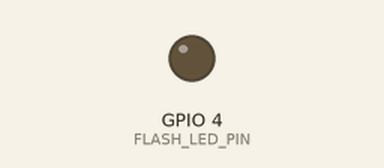
This sketch was run on a simulated ESP32. Shown: output pins drawn as LEDs (lit = HIGH). WiFi joins after 1.5 s; servers stay silent unless stated; uploads are accepted with an empty reply; the camera gives no picture; what the sketch prints to the serial monitor is not drawn.

Above: at 3.5 s.
At 5.09 s:
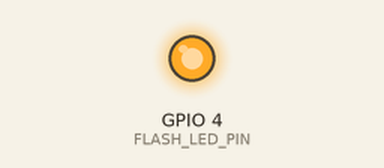
Timing chart, 0 to 9.0 s (numbered marks = the images above):
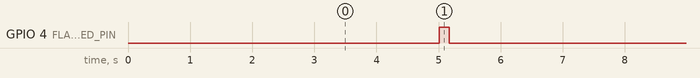

Measured:
- by itself, GPIO 4 (FLASH_LED_PIN): alternates HIGH for 0.16 s and LOW for 5.2 s

The sketch:

esp32_example.ino
```cpp
/*
 * Sistema de Reconhecimento Facial - ESP32 Camera
 *
 * Este código captura imagens periodicamente e envia para o servidor
 * de reconhecimento facial para processamento.
 *
 * Hardware necessário:
 * - ESP32-CAM ou ESP32 com módulo de câmera
 * - Conexão WiFi
 *
 * Configuração:
 * 1. Ajuste as credenciais WiFi
 * 2. Configure o endereço do servidor
 * 3. Ajuste o intervalo de captura conforme necessário
 */

#include <WiFi.h>
#include <HTTPClient.h>
#include "esp_camera.h"
#include "Arduino.h"
#include "FS.h"
#include "SD_MMC.h"
#include "soc/soc.h"
#include "soc/rtc_cntl_reg.h"
#include "driver/rtc_io.h"
#include <ArduinoJson.h>

// ===========================================
// CONFIGURAÇÕES - AJUSTE CONFORME NECESSÁRIO
// ===========================================

// Credenciais WiFi
const char* ssid = "SUA_REDE_WIFI";
const char* password = "SUA_SENHA_WIFI";

// Configurações do servidor
const char* serverURL = "http://192.168.1.100:5001/api/images";  // Ajuste o IP
const int serverPort = 5001;

// Configurações de captura
const int captureInterval = 5000;  // Intervalo entre capturas (ms)
const int maxRetries = 3;          // Máximo de tentativas de envio
const int wifiTimeout = 10000;     // Timeout para conexão WiFi (ms)

// ===========================================
// CONFIGURAÇÃO DA CÂMERA ESP32-CAM
// ===========================================

// Pinos para ESP32-CAM AI-Thinker
#define PWDN_GPIO_NUM     32
#define RESET_GPIO_NUM    -1
#define XCLK_GPIO_NUM      0
#define SIOD_GPIO_NUM     26
#define SIOC_GPIO_NUM     27
#define Y9_GPIO_NUM       35
#define Y8_GPIO_NUM       34
#define Y7_GPIO_NUM       39
#define Y6_GPIO_NUM       36
#define Y5_GPIO_NUM       21
#define Y4_GPIO_NUM       19
#define Y3_GPIO_NUM       18
#define Y2_GPIO_NUM        5
#define VSYNC_GPIO_NUM    25
#define HREF_GPIO_NUM     23
#define PCLK_GPIO_NUM     22

// LED Flash (opcional)
#define FLASH_LED_PIN 4

// ===========================================
// VARIÁVEIS GLOBAIS
// ===========================================

bool cameraInitialized = false;
unsigned long lastCaptureTime = 0;
int consecutiveErrors = 0;
const int maxConsecutiveErrors = 5;

// ===========================================
// FUNÇÕES DE CONFIGURAÇÃO
// ===========================================

void setup() {
  Serial.begin(115200);
  Serial.println("=== Sistema de Reconhecimento Facial ESP32 ===");

  // Desabilita brownout detector
  WRITE_PERI_REG(RTC_CNTL_BROWN_OUT_REG, 0);

  // Configura LED flash (opcional)
  pinMode(FLASH_LED_PIN, OUTPUT);
  digitalWrite(FLASH_LED_PIN, LOW);

  // Inicializa câmera
  if (initCamera()) {
    Serial.println("✓ Câmera inicializada com sucesso");
    cameraInitialized = true;
  } else {
    Serial.println("✗ Falha na inicialização da câmera");
    return;
  }

  // Conecta ao WiFi
  connectToWiFi();

  // Teste inicial de conectividade
  testServerConnection();

  Serial.println("=== Sistema pronto para capturar imagens ===");
}

bool initCamera() {
  camera_config_t config;
  config.ledc_channel = LEDC_CHANNEL_0;
  config.ledc_timer = LEDC_TIMER_0;
  config.pin_d0 = Y2_GPIO_NUM;
  config.pin_d1 = Y3_GPIO_NUM;
  config.pin_d2 = Y4_GPIO_NUM;
  config.pin_d3 = Y5_GPIO_NUM;
  config.pin_d4 = Y6_GPIO_NUM;
  config.pin_d5 = Y7_GPIO_NUM;
  config.pin_d6 = Y8_GPIO_NUM;
  config.pin_d7 = Y9_GPIO_NUM;
  config.pin_xclk = XCLK_GPIO_NUM;
  config.pin_pclk = PCLK_GPIO_NUM;
  config.pin_vsync = VSYNC_GPIO_NUM;
  config.pin_href = HREF_GPIO_NUM;
  config.pin_sscb_sda = SIOD_GPIO_NUM;
  config.pin_sscb_scl = SIOC_GPIO_NUM;
  config.pin_pwdn = PWDN_GPIO_NUM;
  config.pin_reset = RESET_GPIO_NUM;
  config.xclk_freq_hz = 20000000;
  config.pixel_format = PIXFORMAT_JPEG;

  // Configurações de qualidade baseadas na memória disponível
  if(psramFound()){
    config.frame_size = FRAMESIZE_VGA;    // 640x480
    config.jpeg_quality = 10;             // Qualidade alta (0-63, menor = melhor)
    config.fb_count = 2;
  } else {
    config.frame_size = FRAMESIZE_SVGA;   // 800x600
    config.jpeg_quality = 12;
    config.fb_count = 1;
  }

  // Inicializa a câmera
  esp_err_t err = esp_camera_init(&config);
  if (err != ESP_OK) {
    Serial.printf("Erro na inicialização da câmera: 0x%x\n", err);
    return false;
  }

  // Configurações adicionais do sensor
  sensor_t * s = esp_camera_sensor_get();
  if (s != NULL) {
    // Ajustes de imagem
    s->set_brightness(s, 0);     // -2 a 2
    s->set_contrast(s, 0);       // -2 a 2
    s->set_saturation(s, 0);     // -2 a 2
    s->set_special_effect(s, 0); // 0 a 6 (0=Normal)
    s->set_whitebal(s, 1);       // 0 = disable , 1 = enable
    s->set_awb_gain(s, 1);       // 0 = disable , 1 = enable
    s->set_wb_mode(s, 0);        // 0 a 4 - se awb_gain enabled (0 - Auto, 1 - Sunny, 2 - Cloudy, 3 - Office, 4 - Home)
    s->set_exposure_ctrl(s, 1);  // 0 = disable , 1 = enable
    s->set_aec2(s, 0);           // 0 = disable , 1 = enable
    s->set_ae_level(s, 0);       // -2 a 2
    s->set_aec_value(s, 300);    // 0 a 1200
    s->set_gain_ctrl(s, 1);      // 0 = disable , 1 = enable
    s->set_agc_gain(s, 0);       // 0 a 30
    s->set_gainceiling(s, (gainceiling_t)0);  // 0 a 6
    s->set_bpc(s, 0);            // 0 = disable , 1 = enable
    s->set_wpc(s, 1);            // 0 = disable , 1 = enable
    s->set_raw_gma(s, 1);        // 0 = disable , 1 = enable
    s->set_lenc(s, 1);           // 0 = disable , 1 = enable
    s->set_hmirror(s, 0);        // 0 = disable , 1 = enable
    s->set_vflip(s, 0);          // 0 = disable , 1 = enable
    s->set_dcw(s, 1);            // 0 = disable , 1 = enable
    s->set_colorbar(s, 0);       // 0 = disable , 1 = enable
  }

  return true;
}

void connectToWiFi() {
  Serial.println("Conectando ao WiFi...");
  WiFi.begin(ssid, password);

  unsigned long startTime = millis();
  while (WiFi.status() != WL_CONNECTED && millis() - startTime < wifiTimeout) {
    delay(500);
    Serial.print(".");
  }

  if (WiFi.status() == WL_CONNECTED) {
    Serial.println();
    Serial.println("✓ WiFi conectado!");
    Serial.print("IP: ");
    Serial.println(WiFi.localIP());
    Serial.print("Força do sinal: ");
    Serial.print(WiFi.RSSI());
    Serial.println(" dBm");
  } else {
    Serial.println();
    Serial.println("✗ Falha na conexão WiFi");
  }
}

void testServerConnection() {
  if (WiFi.status() != WL_CONNECTED) {
    Serial.println("WiFi não conectado, pulando teste do servidor");
    return;
  }

  Serial.println("Testando conexão com o servidor...");

  HTTPClient http;
  http.begin(String(serverURL).substring(0, String(serverURL).lastIndexOf('/')) + "/status");
  http.setTimeout(5000);

  int httpResponseCode = http.GET();

  if (httpResponseCode > 0) {
    String response = http.getString();
    Serial.println("✓ Servidor respondeu:");
    Serial.println(response);
  } else {
    Serial.printf("✗ Erro na conexão com servidor: %d\n", httpResponseCode);
  }

  http.end();
}

// ===========================================
// LOOP PRINCIPAL
// ===========================================

void loop() {
  // Verifica se é hora de capturar uma nova imagem
  if (millis() - lastCaptureTime >= captureInterval) {
    if (cameraInitialized && WiFi.status() == WL_CONNECTED) {
      captureAndSendImage();
    } else {
      handleConnectionIssues();
    }
    lastCaptureTime = millis();
  }

  // Pequeno delay para não sobrecarregar o processador
  delay(100);
}

// ===========================================
// FUNÇÕES DE CAPTURA E ENVIO
// ===========================================

void captureAndSendImage() {
  Serial.println("📸 Capturando imagem...");

  // Liga LED flash (opcional)
  digitalWrite(FLASH_LED_PIN, HIGH);
  delay(100);  // Pequeno delay para estabilizar a iluminação

  // Captura a imagem
  camera_fb_t * fb = esp_camera_fb_get();

  // Desliga LED flash
  digitalWrite(FLASH_LED_PIN, LOW);

  if (!fb) {
    Serial.println("✗ Falha na captura da imagem");
    consecutiveErrors++;
    return;
  }

  Serial.printf("📊 Imagem capturada: %d bytes\n", fb->len);

  // Envia para o servidor
  bool success = sendImageToServer(fb);

  if (success) {
    consecutiveErrors = 0;
    Serial.println("✓ Imagem enviada com sucesso");
  } else {
    consecutiveErrors++;
    Serial.println("✗ Falha no envio da imagem");
  }

  // Libera o buffer da câmera
  esp_camera_fb_return(fb);

  // Verifica se há muitos erros consecutivos
  if (consecutiveErrors >= maxConsecutiveErrors) {
    Serial.println("⚠️ Muitos erros consecutivos, reiniciando...");
    ESP.restart();
  }
}

bool sendImageToServer(camera_fb_t * fb) {
  HTTPClient http;
  http.begin(serverURL);
  http.setTimeout(15000);  // Timeout de 15 segundos

  // Cria boundary para multipart
  String boundary = "----WebKitFormBoundary7MA4YWxkTrZu0gW";
  String contentType = "multipart/form-data; boundary=" + boundary;
  http.addHeader("Content-Type", contentType);

  // Constrói o corpo da requisição
  String bodyStart = "--" + boundary + "\r\n";
  bodyStart += "Content-Disposition: form-data; name=\"image\"; filename=\"esp32_capture.jpg\"\r\n";
  bodyStart += "Content-Type: image/jpeg\r\n\r\n";

  String bodyEnd = "\r\n--" + boundary + "--\r\n";

  // Calcula tamanho total
  int totalLength = bodyStart.length() + fb->len + bodyEnd.length();

  // Cria buffer para o corpo completo
  uint8_t* postData = (uint8_t*)malloc(totalLength);
  if (!postData) {
    Serial.println("✗ Erro ao alocar memória para envio");
    http.end();
    return false;
  }

  // Monta o corpo da requisição
  memcpy(postData, bodyStart.c_str(), bodyStart.length());
  memcpy(postData + bodyStart.length(), fb->buf, fb->len);
  memcpy(postData + bodyStart.length() + fb->len, bodyEnd.c_str(), bodyEnd.length());

  // Envia a requisição
  int httpResponseCode = http.POST(postData, totalLength);

  // Libera memória
  free(postData);

  bool success = false;

  if (httpResponseCode > 0) {
    String response = http.getString();
    Serial.printf("📡 Resposta do servidor (%d):\n", httpResponseCode);

    // Parse da resposta JSON
    DynamicJsonDocument doc(1024);
    DeserializationError error = deserializeJson(doc, response);

    if (!error) {
      String status = doc["status"];
      String message = doc["message"];

      Serial.println("Status: " + status);
      Serial.println("Mensagem: " + message);

      if (status == "recognized") {
        String username = doc["user"]["username"];
        float confidence = doc["confidence"];
        Serial.printf("🎉 Usuário reconhecido: %s (%.2f%% confiança)\n",
                     username.c_str(), confidence * 100);
      } else if (status == "unknown") {
        Serial.println("👤 Face detectada mas usuário não reconhecido");
      } else if (status == "no_face") {
        Serial.println("😐 Nenhuma face detectada na imagem");
      }

      success = true;
    } else {
      Serial.println("Resposta: " + response);
      success = (httpResponseCode == 200);
    }
  } else {
    Serial.printf("✗ Erro HTTP: %d\n", httpResponseCode);

    // Códigos de erro específicos
    switch(httpResponseCode) {
      case -1:
        Serial.println("Erro de conexão");
        break;
      case -11:
        Serial.println("Timeout na requisição");
        break;
      default:
        Serial.println("Erro desconhecido");
    }
  }

  http.end();
  return success;
}

// ===========================================
// FUNÇÕES DE TRATAMENTO DE ERROS
// ===========================================

void handleConnectionIssues() {
  if (WiFi.status() != WL_CONNECTED) {
    Serial.println("⚠️ WiFi desconectado, tentando reconectar...");
    connectToWiFi();
  }

  if (!cameraInitialized) {
    Serial.println("⚠️ Câmera não inicializada, tentando reinicializar...");
    cameraInitialized = initCamera();
  }
}

// ===========================================
// FUNÇÕES AUXILIARES
// ===========================================

void printSystemInfo() {
  Serial.println("=== Informações do Sistema ===");
  Serial.printf("Chip ID: %08X\n", (uint32_t)ESP.getEfuseMac());
  Serial.printf("CPU Freq: %d MHz\n", ESP.getCpuFreqMHz());
  Serial.printf("Free Heap: %d bytes\n", ESP.getFreeHeap());
  Serial.printf("PSRAM: %s\n", psramFound() ? "Disponível" : "Não disponível");
  Serial.printf("Flash Size: %d bytes\n", ESP.getFlashChipSize());
  Serial.println("============================");
}

// Função para debug - chama no setup() se necessário
void debugMode() {
  Serial.println("=== MODO DEBUG ATIVADO ===");
  printSystemInfo();

  // Teste de captura sem envio
  camera_fb_t * fb = esp_camera_fb_get();
  if (fb) {
    Serial.printf("Teste de captura: %d bytes\n", fb->len);
    esp_camera_fb_return(fb);
  } else {
    Serial.println("Falha no teste de captura");
  }
}

/*
 * NOTAS DE CONFIGURAÇÃO:
 *
 * 1. Ajuste as credenciais WiFi nas constantes no início do código
 * 2. Configure o IP do servidor na variável serverURL
 * 3. Ajuste o intervalo de captura conforme necessário
 * 4. Para debug, descomente a chamada debugMode() no setup()
 * 5. O LED flash é opcional - remova se não necessário
 *
 * TROUBLESHOOTING:
 *
 * - Se a câmera não inicializar, verifique as conexões dos pinos
 * - Se houver erro de memória, reduza a qualidade JPEG ou frame size
 * - Para problemas de WiFi, verifique força do sinal e credenciais
 * - Se o servidor não responder, verifique IP e porta
 *
 * OTIMIZAÇÕES POSSÍVEIS:
 *
 * - Implementar deep sleep entre capturas para economizar bateria
 * - Adicionar detecção de movimento para capturar apenas quando necessário
 * - Implementar buffer local para casos de falha de conectividade
 * - Adicionar configuração via web interface
 */
```
